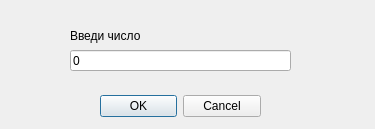
<?xml version="1.0" encoding="UTF-8"?>
<ui version="4.0">
 <class>Dialog</class>
 <widget class="QDialog" name="Dialog">
  <property name="geometry">
   <rect>
    <x>0</x>
    <y>0</y>
    <width>375</width>
    <height>129</height>
   </rect>
  </property>
  <property name="windowTitle">
   <string>Dialog</string>
  </property>
  <widget class="QDialogButtonBox" name="buttonBox">
   <property name="geometry">
    <rect>
     <x>100</x>
     <y>90</y>
     <width>161</width>
     <height>32</height>
    </rect>
   </property>
   <property name="orientation">
    <enum>Qt::Horizontal</enum>
   </property>
   <property name="standardButtons">
    <set>QDialogButtonBox::Cancel|QDialogButtonBox::Ok</set>
   </property>
  </widget>
  <widget class="QLineEdit" name="lineEdit">
   <property name="geometry">
    <rect>
     <x>70</x>
     <y>50</y>
     <width>221</width>
     <height>21</height>
    </rect>
   </property>
   <property name="text">
    <string>0</string>
   </property>
  </widget>
  <widget class="QLabel" name="label">
   <property name="geometry">
    <rect>
     <x>70</x>
     <y>20</y>
     <width>71</width>
     <height>31</height>
    </rect>
   </property>
   <property name="text">
    <string>Введи число </string>
   </property>
  </widget>
 </widget>
 <resources/>
 <connections>
  <connection>
   <sender>buttonBox</sender>
   <signal>accepted()</signal>
   <receiver>Dialog</receiver>
   <slot>accept()</slot>
   <hints>
    <hint type="sourcelabel">
     <x>248</x>
     <y>254</y>
    </hint>
    <hint type="destinationlabel">
     <x>157</x>
     <y>274</y>
    </hint>
   </hints>
  </connection>
  <connection>
   <sender>buttonBox</sender>
   <signal>rejected()</signal>
   <receiver>Dialog</receiver>
   <slot>reject()</slot>
   <hints>
    <hint type="sourcelabel">
     <x>316</x>
     <y>260</y>
    </hint>
    <hint type="destinationlabel">
     <x>286</x>
     <y>274</y>
    </hint>
   </hints>
  </connection>
 </connections>
</ui>
